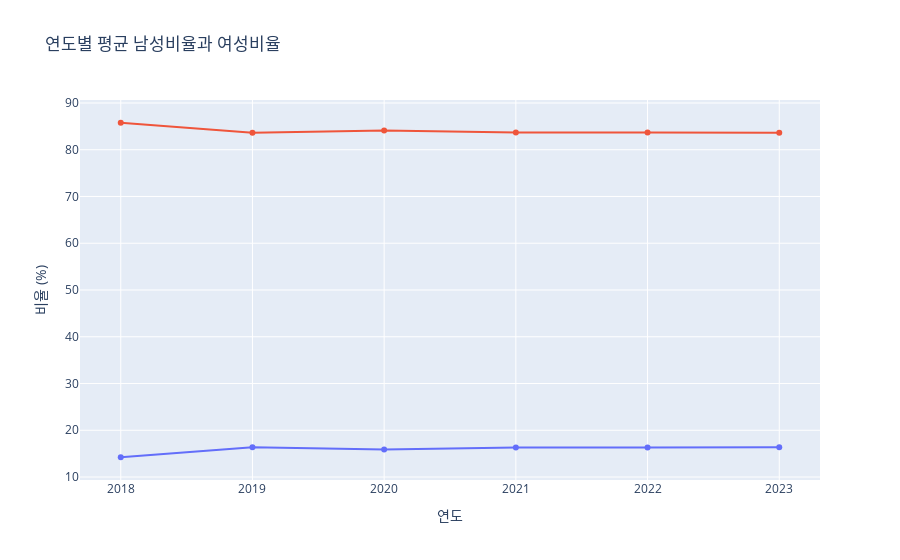

Notebook cell for this chart:
### Code cell
df_avg = df_all.groupby('연도').agg({
    '남성비율': 'mean',
    '여성비율': 'mean'
}).reset_index()
fig = px.line(df_avg, x='연도', y=['남성비율', '여성비율'],
              title='연도별 평균 남성비율과 여성비율',
              labels={'연도': '연도', 'value': '비율 (%)'},
              markers=True)
fig.update_layout(showlegend=False)
fig

### Figure 1 — Plotly figure (JSON) as saved in the notebook; plotly's stock layout.template omitted (floating-point values rounded to 4 significant figures)
{"data": [{"hovertemplate": "variable=남성비율<br>연도=%{x}<br>비율 (%)=%{y}<extra></extra>", "legendgroup": "남성비율", "line": {"color": "#636efa", "dash": "solid"}, "marker": {"symbol": "circle"}, "mode": "lines+markers", "name": "남성비율", "orientation": "v", "showlegend": true, "type": "scatter", "x": [2018, 2019, 2020, 2021, 2022, 2023], "xaxis": "x", "y": [14.23, 16.35, 15.88, 16.32, 16.29, 16.35], "yaxis": "y"}, {"hovertemplate": "variable=여성비율<br>연도=%{x}<br>비율 (%)=%{y}<extra></extra>", "legendgroup": "여성비율", "line": {"color": "#EF553B", "dash": "solid"}, "marker": {"symbol": "circle"}, "mode": "lines+markers", "name": "여성비율", "orientation": "v", "showlegend": true, "type": "scatter", "x": [2018, 2019, 2020, 2021, 2022, 2023], "xaxis": "x", "y": [85.77, 83.65, 84.12, 83.68, 83.71, 83.65], "yaxis": "y"}], "layout": {"autosize": true, "legend": {"title": {"text": "variable"}, "tracegroupgap": 0}, "showlegend": false, "title": {"text": "연도별 평균 남성비율과 여성비율"}, "xaxis": {"anchor": "y", "autorange": true, "domain": [0, 1], "range": [2018.0, 2023.0], "title": {"text": "연도"}, "type": "linear"}, "yaxis": {"anchor": "x", "autorange": true, "domain": [0, 1], "range": [8.327, 91.67], "title": {"text": "비율 (%)"}, "type": "linear"}}}
